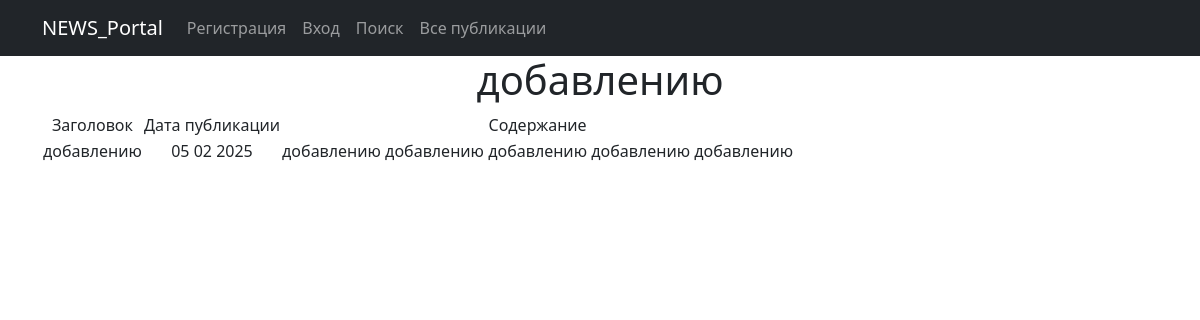
Screenshot of /post/128/ with the database file from the repository.
### new_portal/models.py (models this page shows, shortened)
class Post(models.Model):
    author = models.ForeignKey(Author, on_delete=models.CASCADE)  # 'связь один ко многим' с моделью Author
    choice_type = models.CharField(max_length=2, choices=POST_TYPE_CHOICES, default='AR')  # Выбор типа сообщения
    time_in = models.DateTimeField(auto_now_add=True)  # автоматическое добавление даты и времени при создании поста
    categories = models.ManyToManyField(Category, through='PostCategory')  # 'связь многие ко многим' через PostCategory
    title = models.CharField(max_length=128)
    content = models.TextField()
    rating = models.IntegerField(default=0)

### new_portal/views.py (the view)
# urls.py: path('<int:pk>/', PostDetail.as_view(), name='post_detail'),
class PostDetail(DetailView):
    model = Post
    template_name = 'post_id.html'
    context_object_name = 'post_id'                            # имя для обращения в шаблоне

### new_portal/templatetags/censor_filters.py (called while the page is built)
@register.filter()  # декоратор, регистрирует функцию как фильтр (для применения его в шаблонах)
def censor(text):
    for el in BAD_WORDS:  # перебор списка слов и замена на *, при совпадении
        pattern = re.compile(r'\b{}\b'.format(el), re.IGNORECASE)
        censored_word = el[0] + '*' * (len(el) - 1)
        text = re.sub(pattern, censored_word, text)
    return text

### new_portal/templates/post_id.html (shortened to what this page needs)
{% extends 'flatpages/default.html' %}
{% load censor_filters %}
{% block content %}
<h1>{{ post_id.title }}</h1>
{% if post_id %}
        <table>
            <tr>
                <td>Заголовок</td>
                <td>Дата публикации</td>
                <td>Содержание</td>
            </tr>
            <tr>
                <td>{{ post_id.title|censor }}</td>
                <td>{{ post_id.time_in|date:'d m Y' }}</td>
                <td>{{ post_id.content|censor}}</td>
            </tr>
        </table>
{% endif %}
{% endblock content %}

### rows the page displays
Post: title "добавлению", title|censor "добавлению", time_in "05 02 2025", content|censor "добавлению добавлению добавлению добавлению добавлению"
